Frame 1 (no input): blank canvas, image omitted
Frame 60 (no input): blank canvas, image omitted
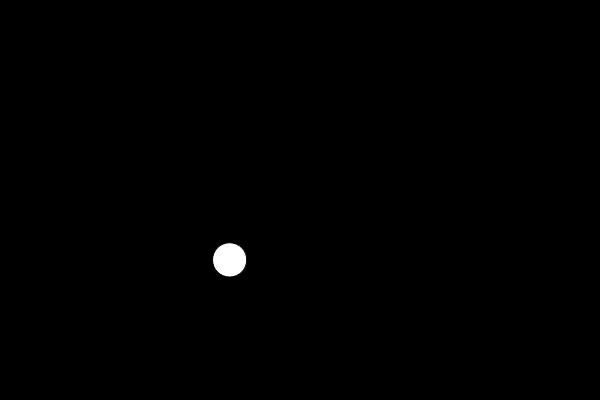
Frame 120 (the mouse pressed at the canvas centre since frame 60)

The p5.js sketch whose frames 1 and 60 were blank and that drew this single picture after the mouse press (run headless with seeded random() and noise() and a simulated clock; from frame 60 on, the mouse is pressed at the canvas centre):

// p5.js sketch
// ── sketch.js


var bubbles = [];


function setup() {
	createCanvas(600,400);	
	
}

 function draw() {

 	background(0);
 	
 	for (var i = 0; i<bubbles.length;i++){

 		for (var j =0;j <bubbles.length; j++) {
 			if (i!=j & bubbles[i].intersects(bubbles[j])) {
 				bubbles[i].speedX=bubbles[i].speedX*-1;
 				bubbles[i].speedY=bubbles[i].speedY*-1;
 			}
 		}	
 	}

 	for (var j =0;j <bubbles.length; j++) {
 			
 				bubbles[j].move();
 				bubbles[j].display();
 			
 		}	

 	
 }

 function mousePressed(){
 	bubbles.push(new Bubble(mouseX,mouseY));
 }


 function Bubble(x,y) {

 	this.x=x;
 	this.y=y;
 	this.r=random(10,20);
 	
 	this.speedX = random(-2,2);
 	this.speedY = random(-2,2);

 	this.display=function() {
 		ellipse(this.x,this.y,this.r*2,this.r*2);


 	}
 

 	this.move = function() {

 		this.x=this.x+this.speedX;
 		this.y=this.y+this.speedY;
 		this.lifesapan = this.lifesapan - 1;

 		if ((this.x > width) || (this.x < 0)) {
 			this.speedX = this.speedX * -1;
 		}

 		if ((this.y > height) || (this.y <0)) {
 			this.speedY = this.speedY * -1;
 		}	

 	}

 	this.intersects = function(bub) {

 		 d = dist(this.x, this.y, bub.x, bub.y);
 		if (d < this.r + bub.r) {
 			return true;
 		}   else {
 			return false;
 		}
 	}

 }



 
